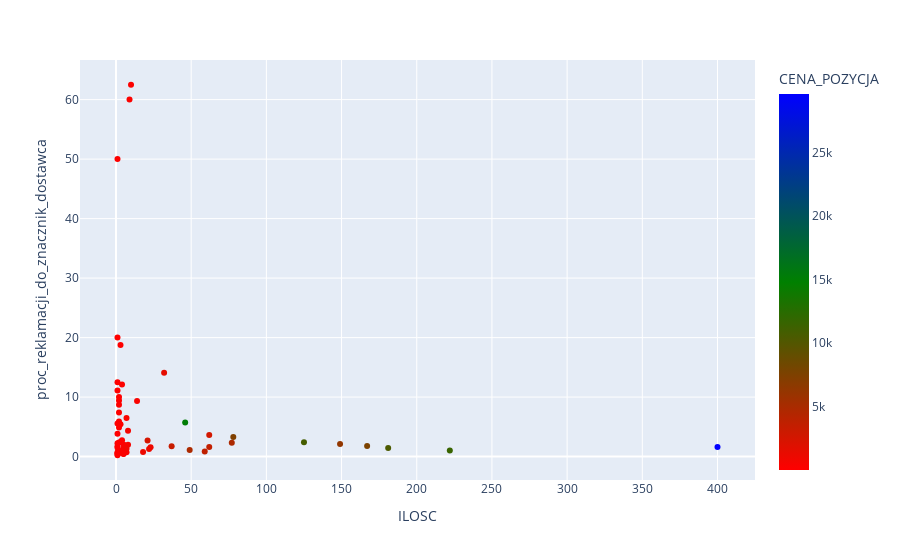

Notebook code for this chart:
### Code cell
func_cluster(df_fi_sell, 'CERAMIKA', 'LIKWIDACJA', 1)

### Figure 1 — Plotly figure (JSON) as saved in the notebook; plotly's stock layout.template omitted (floating-point values rounded to 4 significant figures)
{"data": [{"hovertemplate": "ILOSC=%{x}<br>proc_reklamacji_do_znacznik_dostawca=%{y}<br>CENA_POZYCJA=%{marker.color}<extra></extra>", "legendgroup": "", "marker": {"color": [217.2, 15140.0, 572.0, 11.88, 1511.0, 642.6, 111.9, 81.18, 924.4, 380.3, 23.39, 53.14, 196.6, 16.68, 11540.0, 1155.0, 33.01, 343.8, 63.79, 122.1, 175.4, 82.16, 38.38, 55.35, 29610.0, 2473.0, 12.47, 24.77, 284.1, 21.89, 213.5, 85.21, 66.54, 163.7, 25.83, 50.97, 48.49, 2640.0, 243.6, 10780.0, 7589.0, 37.52, 455.2, 265.3, 16.65, 1044.0, 3280.0, 847.3, 298.7, 35.19, 6324.0, 622.9, 22.02, 7398.0, 3717.0, 4802.0, 4832.0, 3558.0, 10390.0, 602.8, 279.7], "coloraxis": "coloraxis", "symbol": "circle"}, "mode": "markers", "name": "", "orientation": "v", "showlegend": false, "type": "scatter", "x": [9, 46, 8, 1, 32, 5, 1, 2, 23, 7, 2, 2, 4, 1, 222, 22, 1, 14, 5, 2, 10, 1, 1, 1, 400, 21, 1, 3, 5, 2, 4, 2, 1, 4, 3, 3, 2, 62, 7, 125, 167, 1, 5, 3, 1, 18, 37, 7, 4, 1, 149, 8, 1, 78, 59, 77, 49, 62, 181, 5, 5], "xaxis": "x", "y": [60, 5.721, 1.98, 0.7353, 14.1, 1.348, 50, 7.407, 1.567, 6.481, 4.878, 10, 0.6861, 5.556, 1.013, 1.261, 3.846, 9.333, 0.4198, 8.696, 62.5, 0.5682, 20, 1.492, 1.612, 2.706, 0.2237, 0.6438, 2.016, 9.412, 12.12, 5.882, 12.5, 2.759, 2.439, 18.75, 2.381, 3.645, 0.7172, 2.412, 1.774, 11.11, 1.271, 5.455, 1.754, 0.7891, 1.731, 1.311, 0.9926, 0.4237, 2.119, 4.324, 2.222, 3.293, 0.8562, 2.338, 1.122, 1.61, 1.43, 0.4699, 0.5447], "yaxis": "y"}], "layout": {"autosize": true, "coloraxis": {"colorbar": {"title": {"text": "CENA_POZYCJA"}}, "colorscale": [[0, "red"], [0.5, "green"], [1, "blue"]]}, "legend": {"tracegroupgap": 0}, "margin": {"t": 60}, "xaxis": {"anchor": "y", "autorange": true, "domain": [0, 1], "range": [-22.43, 423.4], "title": {"text": "ILOSC"}, "type": "linear"}, "yaxis": {"anchor": "x", "autorange": true, "domain": [0, 1], "range": [-4.598, 67.32], "title": {"text": "proc_reklamacji_do_znacznik_dostawca"}, "type": "linear"}}}
